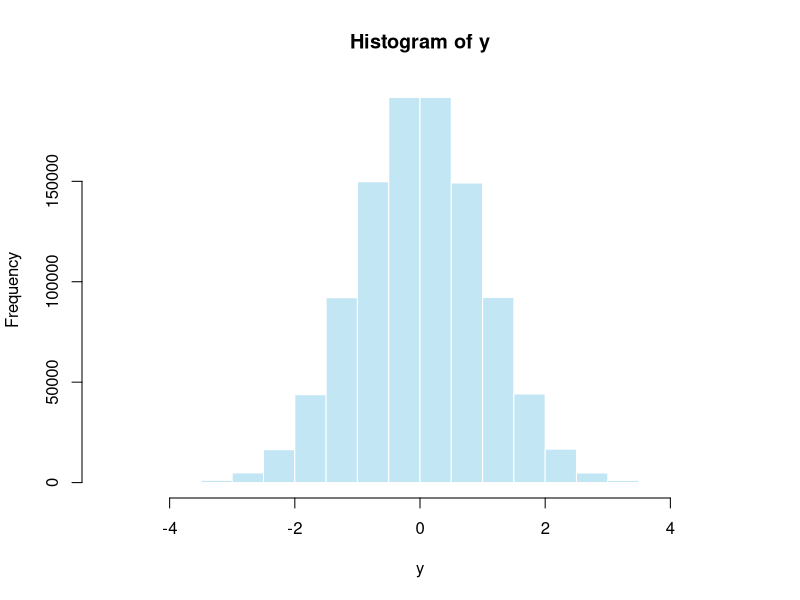
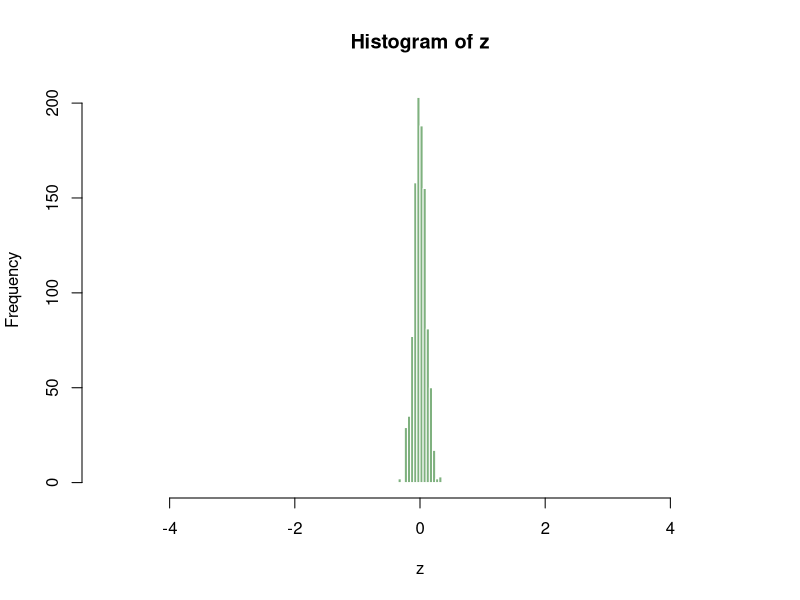

Reproduce these figures in R, in order.
## ---- chunk 1
library(scales)
# generate 1e6. r.v from N(0,1)
y <- rnorm(1e6, 0, 1)
#sample 100 values from N(0,1), 1000 times
#number of samples used in the averaging
n <- 100
mat <- array(rnorm(n * 1000, 0, 1), dim = c(1000, n))
#take the average of values in each row
z <- rowMeans(mat)

#plot the histograms on top of each other
hist(y, xlim= c(-5,5), col= scales::alpha('skyblue', .5), border=F)
hist(z, xlim= c(-5,5), col= scales::alpha('dark green', .5), border=F)
